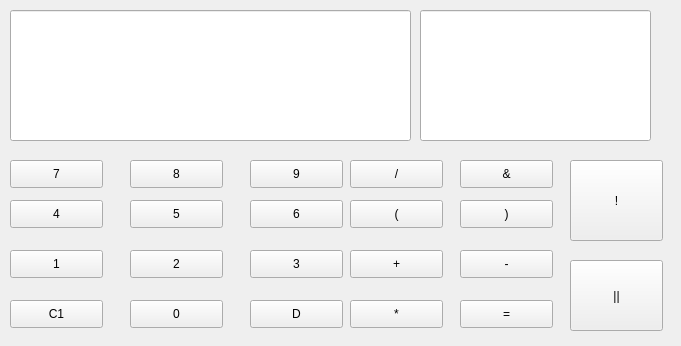
<?xml version="1.0" encoding="UTF-8"?>
<ui version="4.0">
 <class>Widget</class>
 <widget class="QWidget" name="Widget">
  <property name="geometry">
   <rect>
    <x>0</x>
    <y>0</y>
    <width>681</width>
    <height>346</height>
   </rect>
  </property>
  <property name="windowTitle">
   <string>widget</string>
  </property>
  <widget class="QLineEdit" name="lineEdit">
   <property name="geometry">
    <rect>
     <x>10</x>
     <y>10</y>
     <width>401</width>
     <height>131</height>
    </rect>
   </property>
   <property name="text">
    <string/>
   </property>
  </widget>
  <widget class="QLineEdit" name="lineEdit_2">
   <property name="geometry">
    <rect>
     <x>420</x>
     <y>10</y>
     <width>231</width>
     <height>131</height>
    </rect>
   </property>
   <property name="text">
    <string/>
   </property>
  </widget>
  <widget class="QPushButton" name="pushButton">
   <property name="geometry">
    <rect>
     <x>10</x>
     <y>160</y>
     <width>93</width>
     <height>28</height>
    </rect>
   </property>
   <property name="text">
    <string>7</string>
   </property>
   <property name="shortcut">
    <string>7</string>
   </property>
  </widget>
  <widget class="QPushButton" name="pushButton_2">
   <property name="geometry">
    <rect>
     <x>130</x>
     <y>160</y>
     <width>93</width>
     <height>28</height>
    </rect>
   </property>
   <property name="text">
    <string>8</string>
   </property>
   <property name="shortcut">
    <string>8</string>
   </property>
  </widget>
  <widget class="QPushButton" name="pushButton_3">
   <property name="geometry">
    <rect>
     <x>250</x>
     <y>160</y>
     <width>93</width>
     <height>28</height>
    </rect>
   </property>
   <property name="text">
    <string>9</string>
   </property>
   <property name="shortcut">
    <string>9</string>
   </property>
  </widget>
  <widget class="QPushButton" name="pushButton_4">
   <property name="geometry">
    <rect>
     <x>10</x>
     <y>200</y>
     <width>93</width>
     <height>28</height>
    </rect>
   </property>
   <property name="text">
    <string>4</string>
   </property>
   <property name="shortcut">
    <string>4</string>
   </property>
  </widget>
  <widget class="QPushButton" name="pushButton_5">
   <property name="geometry">
    <rect>
     <x>130</x>
     <y>200</y>
     <width>93</width>
     <height>28</height>
    </rect>
   </property>
   <property name="text">
    <string>5</string>
   </property>
   <property name="shortcut">
    <string>5</string>
   </property>
  </widget>
  <widget class="QPushButton" name="pushButton_6">
   <property name="geometry">
    <rect>
     <x>250</x>
     <y>200</y>
     <width>93</width>
     <height>28</height>
    </rect>
   </property>
   <property name="text">
    <string>6</string>
   </property>
   <property name="shortcut">
    <string>6</string>
   </property>
  </widget>
  <widget class="QPushButton" name="pushButton_7">
   <property name="geometry">
    <rect>
     <x>10</x>
     <y>250</y>
     <width>93</width>
     <height>28</height>
    </rect>
   </property>
   <property name="text">
    <string>1</string>
   </property>
   <property name="shortcut">
    <string>1</string>
   </property>
  </widget>
  <widget class="QPushButton" name="pushButton_8">
   <property name="geometry">
    <rect>
     <x>130</x>
     <y>250</y>
     <width>93</width>
     <height>28</height>
    </rect>
   </property>
   <property name="text">
    <string>2</string>
   </property>
   <property name="shortcut">
    <string>2</string>
   </property>
  </widget>
  <widget class="QPushButton" name="pushButton_9">
   <property name="geometry">
    <rect>
     <x>250</x>
     <y>250</y>
     <width>93</width>
     <height>28</height>
    </rect>
   </property>
   <property name="text">
    <string>3</string>
   </property>
   <property name="shortcut">
    <string>3</string>
   </property>
  </widget>
  <widget class="QPushButton" name="pushButton_10">
   <property name="geometry">
    <rect>
     <x>350</x>
     <y>160</y>
     <width>93</width>
     <height>28</height>
    </rect>
   </property>
   <property name="text">
    <string>/</string>
   </property>
   <property name="shortcut">
    <string>/</string>
   </property>
  </widget>
  <widget class="QPushButton" name="pushButton_11">
   <property name="geometry">
    <rect>
     <x>460</x>
     <y>160</y>
     <width>93</width>
     <height>28</height>
    </rect>
   </property>
   <property name="text">
    <string>&amp;&amp;</string>
   </property>
   <property name="shortcut">
    <string>&amp;</string>
   </property>
  </widget>
  <widget class="QPushButton" name="pushButton_12">
   <property name="geometry">
    <rect>
     <x>350</x>
     <y>200</y>
     <width>93</width>
     <height>28</height>
    </rect>
   </property>
   <property name="text">
    <string>(</string>
   </property>
   <property name="shortcut">
    <string>(</string>
   </property>
  </widget>
  <widget class="QPushButton" name="pushButton_13">
   <property name="geometry">
    <rect>
     <x>460</x>
     <y>200</y>
     <width>93</width>
     <height>28</height>
    </rect>
   </property>
   <property name="text">
    <string>)</string>
   </property>
   <property name="shortcut">
    <string>)</string>
   </property>
  </widget>
  <widget class="QPushButton" name="pushButton_14">
   <property name="geometry">
    <rect>
     <x>350</x>
     <y>250</y>
     <width>93</width>
     <height>28</height>
    </rect>
   </property>
   <property name="text">
    <string>+</string>
   </property>
   <property name="shortcut">
    <string>+</string>
   </property>
  </widget>
  <widget class="QPushButton" name="pushButton_15">
   <property name="geometry">
    <rect>
     <x>460</x>
     <y>250</y>
     <width>93</width>
     <height>28</height>
    </rect>
   </property>
   <property name="text">
    <string>-</string>
   </property>
   <property name="shortcut">
    <string>-</string>
   </property>
  </widget>
  <widget class="QPushButton" name="pushButton_16">
   <property name="geometry">
    <rect>
     <x>10</x>
     <y>300</y>
     <width>93</width>
     <height>28</height>
    </rect>
   </property>
   <property name="text">
    <string>C1</string>
   </property>
   <property name="shortcut">
    <string>Del</string>
   </property>
  </widget>
  <widget class="QPushButton" name="pushButton_17">
   <property name="geometry">
    <rect>
     <x>130</x>
     <y>300</y>
     <width>93</width>
     <height>28</height>
    </rect>
   </property>
   <property name="text">
    <string>0</string>
   </property>
   <property name="shortcut">
    <string>0</string>
   </property>
  </widget>
  <widget class="QPushButton" name="pushButton_18">
   <property name="geometry">
    <rect>
     <x>250</x>
     <y>300</y>
     <width>93</width>
     <height>28</height>
    </rect>
   </property>
   <property name="text">
    <string>D</string>
   </property>
   <property name="shortcut">
    <string>Backspace</string>
   </property>
  </widget>
  <widget class="QPushButton" name="pushButton_19">
   <property name="geometry">
    <rect>
     <x>350</x>
     <y>300</y>
     <width>93</width>
     <height>28</height>
    </rect>
   </property>
   <property name="text">
    <string>*</string>
   </property>
   <property name="shortcut">
    <string>*</string>
   </property>
  </widget>
  <widget class="QPushButton" name="pushButton_20">
   <property name="geometry">
    <rect>
     <x>460</x>
     <y>300</y>
     <width>93</width>
     <height>28</height>
    </rect>
   </property>
   <property name="text">
    <string>=</string>
   </property>
   <property name="shortcut">
    <string>=</string>
   </property>
  </widget>
  <widget class="QPushButton" name="pushButton_21">
   <property name="geometry">
    <rect>
     <x>570</x>
     <y>160</y>
     <width>93</width>
     <height>81</height>
    </rect>
   </property>
   <property name="text">
    <string>!</string>
   </property>
   <property name="shortcut">
    <string>!</string>
   </property>
  </widget>
  <widget class="QPushButton" name="pushButton_22">
   <property name="geometry">
    <rect>
     <x>570</x>
     <y>260</y>
     <width>93</width>
     <height>71</height>
    </rect>
   </property>
   <property name="text">
    <string>||</string>
   </property>
   <property name="shortcut">
    <string>|</string>
   </property>
  </widget>
 </widget>
 <resources/>
 <connections/>
</ui>
